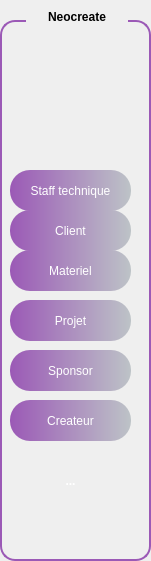
     <widget class="QGroupBox" name="groupBox_6">
      <property name="geometry">
       <rect>
        <x>30</x>
        <y>50</y>
        <width>151</width>
        <height>561</height>
       </rect>
      </property>
      <property name="toolTip">
       <string>&lt;html&gt;&lt;head/&gt;&lt;body&gt;&lt;p&gt;&lt;span style=&quot; font-weight:700;&quot;&gt;neocreate&lt;/span&gt;&lt;/p&gt;&lt;/body&gt;&lt;/html&gt;</string>
      </property>
      <property name="styleSheet">
       <string notr="true">QGroupBox {
    border: 2px solid #9B59B6;
    border-radius: 15px;
    margin-top: 20px;
    background: qlineargradient(spread:pad,
                                x1:0, y1:0,
                                x2:1, y2:0,
                                stop:0 #9B59B6,
                                stop:1 #BDC3C7);
    color: white;
    font-weight: bold;
    padding: 15px;
}

QGroupBox::title {
    subcontrol-origin: margin;
    subcontrol-position: top centre; 
    padding: 10px 20px; 
    border-radius: 15px; 
    background: qlineargradient(spread:pad,
                                x1:0, y1:0,
                                x2:1, y2:0,
                                stop:0 #9B59B6,
                                stop:1 #BDC3C7);
    color: black; 
    font-size: 20px; 
    font-weight: bold;

}</string>
      </property>
      <property name="title">
       <string>Neocreate</string>
      </property>
      <widget class="QToolButton" name="toolButton_23">
       <property name="geometry">
        <rect>
         <x>10</x>
         <y>170</y>
         <width>121</width>
         <height>41</height>
        </rect>
       </property>
       <property name="styleSheet">
        <string notr="true">QToolButton { border: none; border-radius: 20px; color: white; padding: 1px; background: qlineargradient(spread:pad, x1:0, y1:0, x2:1, y2:0, stop:0 #9B59B6, stop:1 #BDC3C7); } QToolButton:hover { background: qlineargradient(spread:pad, x1:0, y1:0, x2:1, y2:0, stop:0 #BDC3C7, stop:1 #F8C8DC);}</string>
       </property>
       <property name="text">
        <string>Staff technique</string>
       </property>
      </widget>
      <widget class="QToolButton" name="toolButton_24">
       <property name="geometry">
        <rect>
         <x>10</x>
         <y>210</y>
         <width>121</width>
         <height>41</height>
        </rect>
       </property>
       <property name="styleSheet">
        <string notr="true">QToolButton { border: none; border-radius: 20px; color: white; padding: 1px; background: qlineargradient(spread:pad, x1:0, y1:0, x2:1, y2:0, stop:0 #9B59B6, stop:1 #BDC3C7); } QToolButton:hover { background: qlineargradient(spread:pad, x1:0, y1:0, x2:1, y2:0, stop:0 #BDC3C7, stop:1 #F8C8DC);}
</string>
       </property>
       <property name="text">
        <string>Client</string>
       </property>
      </widget>
      <widget class="QToolButton" name="toolButton_25">
       <property name="geometry">
        <rect>
         <x>10</x>
         <y>400</y>
         <width>121</width>
         <height>41</height>
        </rect>
       </property>
       <property name="styleSheet">
        <string notr="true">QToolButton { border: none; border-radius: 20px; color: white; padding: 1px; background: qlineargradient(spread:pad, x1:0, y1:0, x2:1, y2:0, stop:0 #9B59B6, stop:1 #BDC3C7); } QToolButton:hover { background: qlineargradient(spread:pad, x1:0, y1:0, x2:1, y2:0, stop:0 #BDC3C7, stop:1 #F8C8DC);}
</string>
       </property>
       <property name="text">
        <string>Createur</string>
       </property>
      </widget>
      <widget class="QToolButton" name="toolButton_26">
       <property name="geometry">
        <rect>
         <x>10</x>
         <y>350</y>
         <width>121</width>
         <height>41</height>
        </rect>
       </property>
       <property name="styleSheet">
        <string notr="true">QToolButton { border: none; border-radius: 20px; color: white; padding: 1px; background: qlineargradient(spread:pad, x1:0, y1:0, x2:1, y2:0, stop:0 #9B59B6, stop:1 #BDC3C7); } QToolButton:hover { background: qlineargradient(spread:pad, x1:0, y1:0, x2:1, y2:0, stop:0 #BDC3C7, stop:1 #F8C8DC);}
</string>
       </property>
       <property name="text">
        <string>Sponsor</string>
       </property>
      </widget>
      <widget class="QToolButton" name="toolButton_27">
       <property name="geometry">
        <rect>
         <x>10</x>
         <y>250</y>
         <width>121</width>
         <height>41</height>
        </rect>
       </property>
       <property name="styleSheet">
        <string notr="true">QToolButton { border: none; border-radius: 20px; color: white; padding: 1px; background: qlineargradient(spread:pad, x1:0, y1:0, x2:1, y2:0, stop:0 #9B59B6, stop:1 #BDC3C7); } QToolButton:hover { background: qlineargradient(spread:pad, x1:0, y1:0, x2:1, y2:0, stop:0 #BDC3C7, stop:1 #F8C8DC);}
</string>
       </property>
       <property name="text">
        <string>Materiel</string>
       </property>
      </widget>
      <widget class="QToolButton" name="toolButton_28">
       <property name="geometry">
        <rect>
         <x>10</x>
         <y>300</y>
         <width>121</width>
         <height>41</height>
        </rect>
       </property>
       <property name="styleSheet">
        <string notr="true">QToolButton { border: none; border-radius: 20px; color: white; padding: 1px; background: qlineargradient(spread:pad, x1:0, y1:0, x2:1, y2:0, stop:0 #9B59B6, stop:1 #BDC3C7); } QToolButton:hover { background: qlineargradient(spread:pad, x1:0, y1:0, x2:1, y2:0, stop:0 #BDC3C7, stop:1 #F8C8DC);}
</string>
       </property>
       <property name="text">
        <string>Projet</string>
       </property>
      </widget>
      <widget class="QToolButton" name="toolButton_29">
       <property name="geometry">
        <rect>
         <x>50</x>
         <y>460</y>
         <width>41</width>
         <height>41</height>
        </rect>
       </property>
       <property name="styleSheet">
        <string notr="true">QToolButton {
    border: none;
    border-radius: 20px;
    color: white;
    padding: 5px;
    background: qlineargradient(spread:pad,
                                x1:0, y1:0,
                                x2:1, y2:0,
                                stop:0 #F8C8DC,
                                stop:1 #BDC3C7);
    font-weight: bold;
}

QToolButton:hover {
    background: qlineargradient(spread:pad,
                                x1:0, y1:0,
                                x2:1, y2:0,
                                stop:0 #BDC3C7,
                                stop:1 #F8C8DC);
    color: black;
}
</string>
       </property>
       <property name="text">
        <string>...</string>
       </property>
       <property name="icon">
        <iconset theme="QIcon::ThemeIcon::SystemShutdown"/>
       </property>
       <property name="iconSize">
        <size>
         <width>30</width>
         <height>30</height>
        </size>
       </property>
      </widget>
      <widget class="QLabel" name="label_30">
       <property name="geometry">
        <rect>
         <x>0</x>
         <y>40</y>
         <width>141</width>
         <height>121</height>
        </rect>
       </property>
       <property name="text">
        <string/>
       </property>
       <property name="pixmap">
        <pixmap>../../../Downloads/WhatsApp_Image_2025-09-26_at_11.25.35-removebg-preview.png</pixmap>
       </property>
       <property name="scaledContents">
        <bool>true</bool>
       </property>
      </widget>
     </widget>
